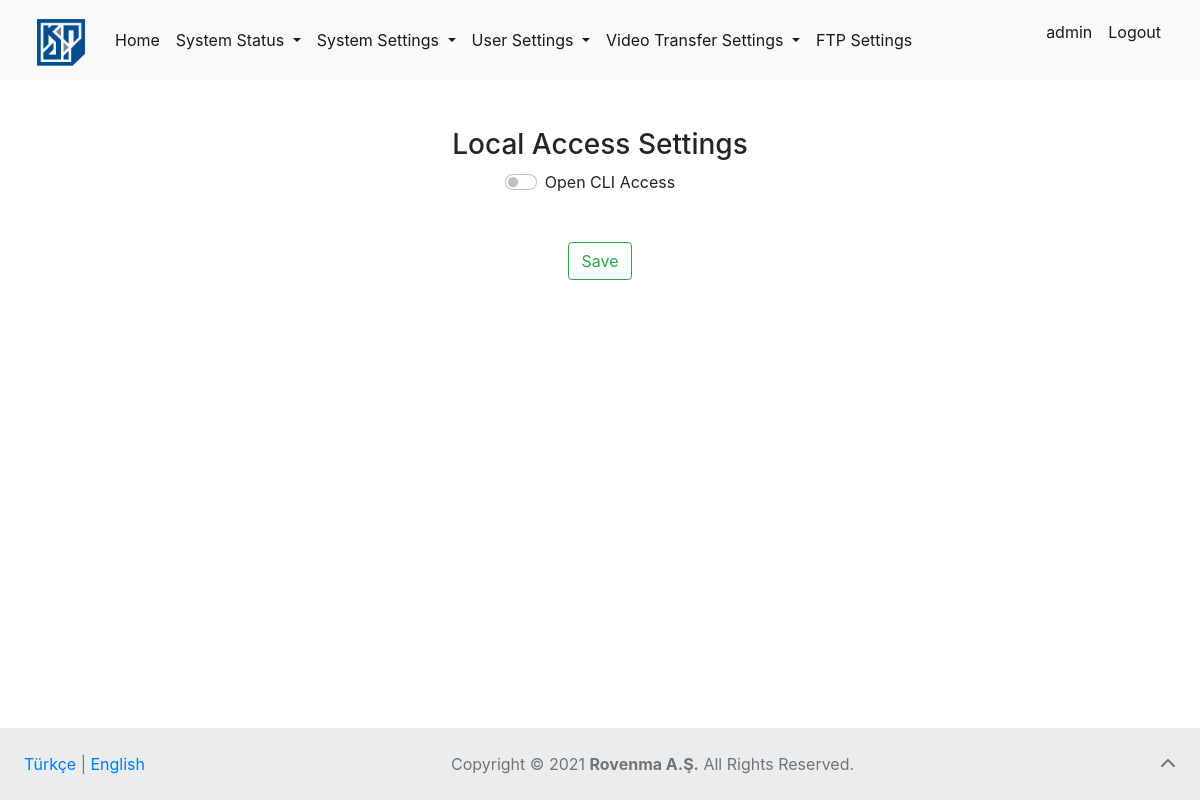
Screenshot of /local-access/ (signed in) with the database file from the repository.
### page_articles/models.py (models this page shows, shortened)
class NavbarFooterArticles(models.Model):
    lang = models.CharField(
        verbose_name="Language (like TR or EN)", max_length=2)
    homepage = models.CharField(verbose_name="Home (link)", max_length=20)
    system_status = models.CharField(
        verbose_name="System Status (dropdown)", max_length=30)
    statistics_field = models.CharField(
        verbose_name="Statistics (field)", max_length=20)
    sensors = models.CharField(verbose_name="Sensors (field)", max_length=20)
    packets = models.CharField(verbose_name="Packets (field)", max_length=20, default=None, null=True)
    log_records = models.CharField(
        verbose_name="Log Records (field)", max_length=30)
    system_settings = models.CharField(
        verbose_name="System Settings (dropdown)", max_length=30)
    remote_access_settings = models.CharField(
        verbose_name="Remote Access Settings (field)", max_length=35)
    cli_access_settings = models.CharField(
        verbose_name="CLI Access Settings (field)", max_length=35)
    time_settings = models.CharField(
        verbose_name="Time Settings (field)", max_length=35)
    user_settings = models.CharField(
        verbose_name="User Settings (dropdown)", max_length=35)
    user_administration = models.CharField(
        verbose_name="User Administration (field)", max_length=30)
    authorization = models.CharField(
        verbose_name="Authorization (field)", max_length=35)
    password_changing = models.CharField(
        verbose_name="Password Changing (field)", max_length=35)
    video_transfer = models.CharField(
        verbose_name="Video Transfer Settings (dropdown)", max_length=35, default=None, null=True)
    video_transfer_settings = models.CharField(
        verbose_name="Settings (field)", max_length=15, default=None, null=True)
    input_settings = models.CharField(
        verbose_name="Input Settings (field)", max_length=18, default=None, null=True)
    ftp_settings = models.CharField(
        verbose_name="FTP Settings (field)", max_length=15, default=None, null=True)
    logout_link = models.CharField(verbose_name="Logout (link)", max_length=20)
    footer = models.CharField(
        verbose_name="All Rights Reserved (text)", max_length=35)

class LocalAccessArticles(models.Model):
    lang = models.CharField(
        verbose_name="Language (like TR or EN)", max_length=2)
    title = models.CharField(
        verbose_name="Local Access Settings (title)", max_length=35)
    baud_rate = models.CharField(
        verbose_name="Baud Rate (field)", max_length=30)
    data_bits = models.CharField(
        verbose_name="Data Bits (field)", max_length=25)
    stop_bits = models.CharField(
        verbose_name="Stop Bits (field)", max_length=25)
    parity_text = models.CharField(
        verbose_name="Parity (field)", max_length=50)
    now_text = models.CharField(verbose_name="Now", max_length=25)
    open_cli_access_switch = models.CharField(verbose_name="Open CLI Access (switch)", max_length=20, default=None)
    open_cli_access_info_text = models.CharField(verbose_name="Open CLI Access (info text)", max_length=70, default=None)
    save_text = models.CharField(verbose_name="Save (text)", max_length=25)

### settings/views.py (the view, shortened to what this page needs)
# urls.py: path('local-access/', views.local_access_view, name="local_access"),
def local_access_view(request):
    if request.user.is_authenticated:
        lang = "EN"
        cookie_lang = request.COOKIES.get("lang")
        for article in LocalAccessArticles.objects.all():
            if cookie_lang == article.lang:
                lang = article.lang
                break
        articles = LocalAccessArticles.objects.get(lang=lang)
        navbar = NavbarFooterArticles.objects.get(lang=lang)
        values = LocalAccessSettings.objects.all().first()
        return render(request, "settings/local_access.html", {"values": values, "articles": articles, "navbar_articles": navbar})
    else:
        return redirect("login")

### templates/settings/local_access.html (shortened to what this page needs)
{% extends 'base.html' %}  {% block body %}
<div class="container mt-5">
  <div id="title">
    <h3 class="text mt-3 mb-2">{{articles.title}}</h3>
  </div>
  <form method="post">
    <div class="form-check form-switch mb-5">
      <input class="form-check-input" type="checkbox" name="open_cli" id="opened-cli" />
      {% if values.open_cli == False %}
        <label class="form-check-label" for="opened-cli">{{ articles.open_cli_access_switch }}</label>
      {% endif %}
    </div>
    <button
      type="submit"
      style="margin-bottom: 10%"
      class="btn btn-outline-success"
    >
      {{articles.save_text}}
    </button>
  </form>
</div>
{% endblock body %}

### templates/base.html (shortened to what this page needs)
<!DOCTYPE html>
<html lang="en">
  <head>
    <link
      href="https://cdn.jsdelivr.net/npm/bootstrap@5.0.2/dist/css/bootstrap.min.css"
      rel="stylesheet"
    />
    <link
      rel="stylesheet"
      href="https://stackpath.bootstrapcdn.com/bootstrap/4.1.3/css/bootstrap.min.css"
    />
  </head>
  <body>
    <div id="page-container">
        {% block nonavbar %}
            <nav class="navbar navbar-expand-lg navbar-light bg-light">
                <div class="container-fluid">
                  <a href="{% url 'home' %}" class="navbar-brand fs-3" href="#">
                    {% load static %}
                    <img
                      width="60"
                      height="50"
                      class="d-inline-block align-text-top"
                      src="{% static 'images/kindi.png' %}"
                      alt="Kindi"
                  /></a>
                  <div class="collapse navbar-collapse" id="navbarSupportedContent">
                    <ul class="navbar-nav me-auto mb-2 mb-lg-0">
                      <li class="nav-item">
                        <a
                          class="nav-link active"
                          aria-current="page"
                          href="{% url 'home' %}"
                          >{{ navbar_articles.homepage }}</a
                        >
                      </li>
                      <div class="nav navbar-nav me-auto mb-2 mb-lg-0">
                        <li class="nav-item dropdown">
                          <a
                            class="nav-link dropdown-toggle active"
                            href="#"
                            id="navbarDropdown"
                            role="button"
                            data-bs-toggle="dropdown"
                            aria-expanded="false"
                          >
                            {{ navbar_articles.system_status }}
                          </a>
                        </li>
                        <li class="nav-item dropdown">
                          <a
                            class="nav-link dropdown-toggle active"
                            href="#"
                            id="system_settings"
                            role="button"
                            data-bs-toggle="dropdown"
                            aria-expanded="false"
                          >
                            {{ navbar_articles.system_settings}}
                          </a>
                        </li>
                        <li class="nav-item dropdown">
                          <a
                            class="nav-link dropdown-toggle active"
                            href="#"
                            id="user_settings"
                            role="button"
                            data-bs-toggle="dropdown"
                            aria-expanded="false"
                          >
                            {{ navbar_articles.user_settings }}
                          </a>
                        </li>
                        <li class="nav-item dropdown">
                          <a
                            class="nav-link dropdown-toggle active"
                            href="#"
                            id="video_transfer"
                            role="button"
                            data-bs-toggle="dropdown"
                            aria-expanded="false"
                          >
                            {{ navbar_articles.video_transfer }}
                          </a>
                        </li>
                      </div>
                      <li class="nav-item">
                        <a
                          class="nav-link active"
                          aria-current="page"
                          href="{% url 'ftp_settings' %}"
                          >{{ navbar_articles.ftp_settings }}</a
                        >
                      </li>
                    </ul>
                    <ul class="nav navbar-nav navbar-right">
                      <li class="nav-item">
                        <p class="nav-link active">{{request.user}}</p>
                      </li>
                      <li class="nav-item">
                        <a
                          class="nav-link active"
                          aria-current="page"
                          href="{% url 'logout' %}"
                          >{{ navbar_articles.logout_link }}</a
                        >
                      </li>
                    </ul>
                  </div>
                </div>
              </nav>
        {% endblock nonavbar %}
        <div id="content-wrap">
         {% block body %} {% endblock body %}
        </div>
        {% block nofooter %}
            <footer id="footer" class="text-center text-lg-start bg-light text-muted">
          <div
            class="text-center p-4"
            style="background-color: rgba(0, 0, 0, 0.05)"
          >
            <div style="display: inline-block; float: left;">
              <a href="{% url 'change_lang' lang='TR' %}">Türkçe</a> |
              <a href="{% url 'change_lang' lang='EN' %}">English</a>
            </div>
            <div style="text-align: center;">
              <a
                href="https://www.copyright.gov/what-is-copyright/"
                class="text-reset"
                target="_blank"
                >Copyright ©</a
              >
              2021
              <a
                target="_blank"
                class="text-reset fw-bold"
                href="https://www.rovenma.com/"
                >Rovenma A.Ş.</a
              >
              {{ navbar_articles.footer }}.
            <a
              class="text-muted"
              style="display: inline-block; float: right"
              href="#"
              ><i class="fas fa-chevron-up"></i
            ></a>
            </div>
          </div>
        </footer>
        {% endblock nofooter %}
  </body>
</html>

### templates/base.html (style rules this page uses)
#page-container { position: relative; min-height: 100vh; }
#content-wrap { padding-bottom: 4.5rem; }
#footer { position: absolute; bottom: 0; width: 100%; height: 4.5rem; }

### templates/settings/local_access.html (style rules this page uses)
h3 { text-align: center; }
form { text-align: center; }

### rows the page displays
NavbarFooterArticles: homepage "Home", system_status "System Status", system_settings "System Settings", user_settings "User Settings", video_transfer "Video Transfer Settings", ftp_settings "FTP Settings", logout_link "Logout", footer "All Rights Reserved"
LocalAccessArticles: title "Local Access Settings", open_cli_access_switch "Open CLI Access", save_text "Save"

### other values shown
{{ request.user }} "admin"
